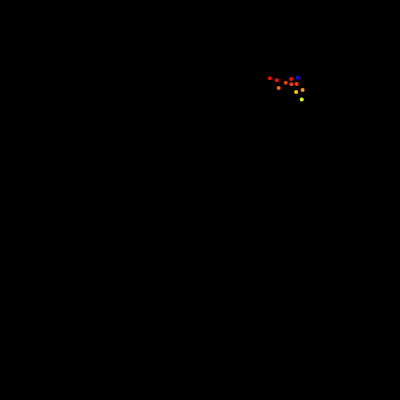
Frame 1 (no input)
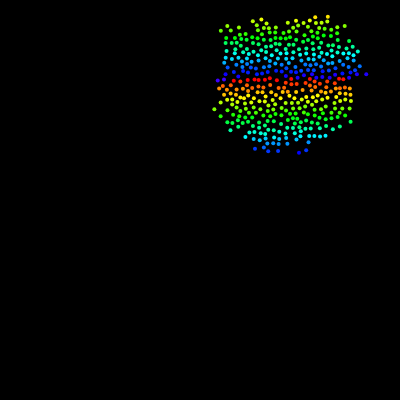
Frame 60 (no input)
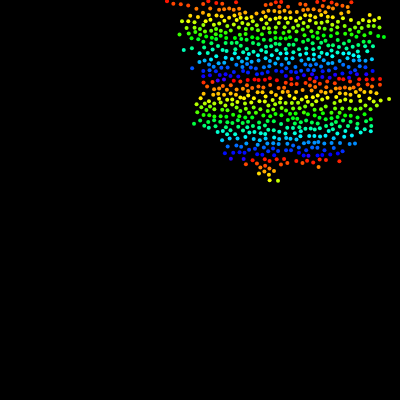
Frame 120 (the mouse pressed at the canvas centre since frame 60)

The p5.js sketch that drew these frames (run headless with seeded random() and noise() and a simulated clock; from frame 60 on, the mouse is pressed at the canvas centre):

// p5.js sketch
// ── sketch.js
let r = 5;
let k = 30;
let grid = [];
let active = [];
let w = r/Math.sqrt(2);
let cols, rows;

function setup() {
    createCanvas(400, 400);
    strokeWeight(4);
    colorMode(HSB);
    cols = floor(width/w);
    rows = floor(height/w);
    for (let i = 0; i < cols*rows; i++) {
        grid[i] = undefined;
    }
    console.log("grid.length: " + grid.length);
    let x = random(width);
    let y = random(height);
    //(j, i), weird
    let i = floor(x/w);
    let j = floor(y/w);
    let pos = createVector(x, y);
    grid[i + j * cols] = pos;
    active.push(pos);
}

function draw() {
    background(0);   
    // console.log("active: " + active.length + "--- grid: " + grid.length);
    for (let total = 0; total < 10; total++) {
        if (active.length > 0) {
            let randIndex = floor(random(active.length));
            let pos = active[randIndex];
            let found = false;
            for (let n = 0; n < k; n++) {
                let sample = p5.Vector.random2D();
                let m = random(r, 2 * r);
                sample.setMag(m);
                sample.add(pos);
                //constrain sample inside the canvas
                if (sample.x < 0 || sample.x > width || sample.y < 0 || sample.y > height) continue;
                let col = floor(sample.x/w);
                let row = floor(sample.y/w);
                if (!grid[col + row * cols]) {
                    let flag = true;
                    for (let i = -1; i <= 1; i++) {
                        for (let j = -1; j <= 1; j++) {
                            let neighbor = grid[col + i + (row + j) * cols];
                            if (neighbor) {
                                let d = p5.Vector.dist(sample, neighbor);
                                if (d < r) {
                                    flag = false;
                                }
                            }
                        }
                    }
                    if (flag) {
                        grid[col + row * cols] = sample;
                        active.push(sample);
                        found = true;
                        break;
                    }
                }
            }
            if (!found) {
                active.splice(randIndex, 1);
            }
        }
    }
    for (let i = 0; i < grid.length; i++) {
        //interesting, sometimes i is undefined
        if (grid[i]) {
            stroke(i/10 % 255, 100, 100);
            strokeWeight(4);
            point(grid[i].x, grid[i].y);
        }
    }
    

    // active points
    // for (let i = 0; i < active.length; i++) {
    //     stroke(255, 0, 255);
    //     strokeWeight(4);
    //     point(active[i].x, active[i].y);
    // }
}
